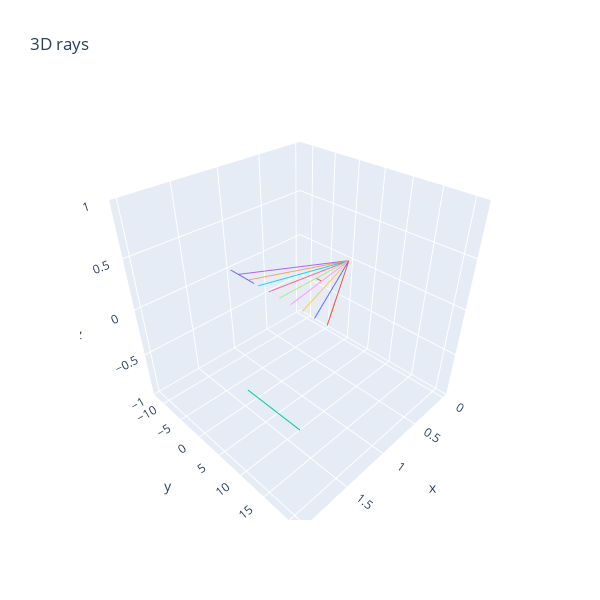

Write notebook code for a chart like this one.
### Code cell
segments = t.tensor([
    [[1.0, -12.0, 0.0], [1, -6.0, 0.0]], 
    [[0.5, 0.1, 0.0], [0.5, 1.15, 0.0]], 
    [[2, 12.0, 0.0], [2, 21.0, 0.0]]
])
fig = render_lines_with_plotly(t.cat((segments, rays1d), 0))

### Figure 1 — Plotly figure (JSON) as saved in the notebook; plotly's stock layout.template omitted (floating-point values rounded to 4 significant figures)
{"data": [{"mode": "lines", "type": "scatter3d", "x": [1, 1], "y": [-12, -6], "z": [0, 0]}, {"mode": "lines", "type": "scatter3d", "x": [0.5, 0.5], "y": [0.1, 1.15], "z": [0, 0]}, {"mode": "lines", "type": "scatter3d", "x": [2, 2], "y": [12, 21], "z": [0, 0]}, {"mode": "lines", "type": "scatter3d", "x": [0, 1], "y": [0, -10], "z": [0, 0]}, {"mode": "lines", "type": "scatter3d", "x": [0, 1], "y": [0, -7.5], "z": [0, 0]}, {"mode": "lines", "type": "scatter3d", "x": [0, 1], "y": [0, -5], "z": [0, 0]}, {"mode": "lines", "type": "scatter3d", "x": [0, 1], "y": [0, -2.5], "z": [0, 0]}, {"mode": "lines", "type": "scatter3d", "x": [0, 1], "y": [0, 0], "z": [0, 0]}, {"mode": "lines", "type": "scatter3d", "x": [0, 1], "y": [0, 2.5], "z": [0, 0]}, {"mode": "lines", "type": "scatter3d", "x": [0, 1], "y": [0, 5], "z": [0, 0]}, {"mode": "lines", "type": "scatter3d", "x": [0, 1], "y": [0, 7.5], "z": [0, 0]}, {"mode": "lines", "type": "scatter3d", "x": [0, 1], "y": [0, 10], "z": [0, 0]}], "layout": {"height": 600, "showlegend": false, "title": {"text": "3D rays"}, "width": 600}}
